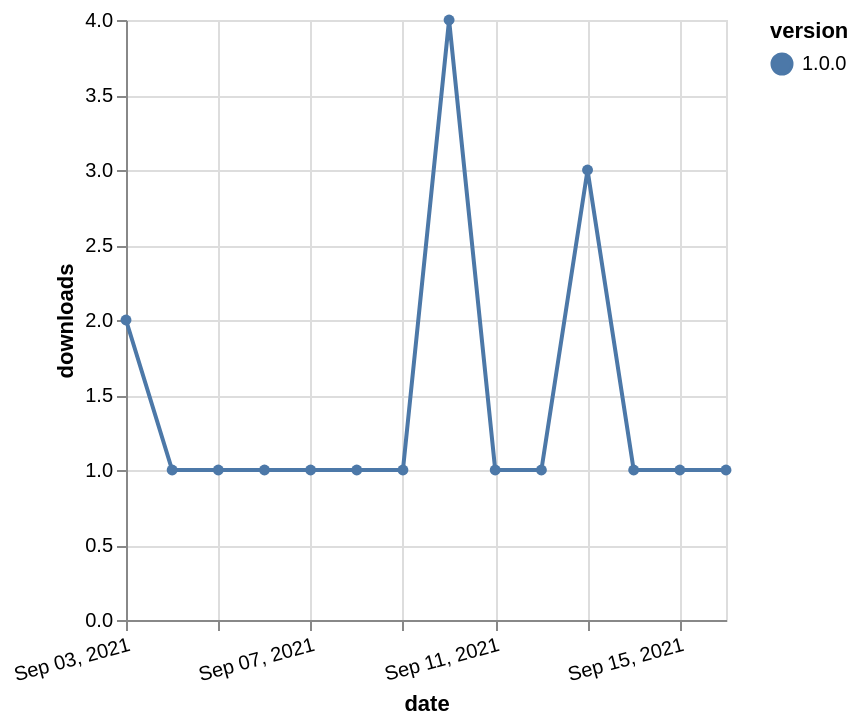

This figure's Vega-Lite source:
### Vega-Lite specification from a JSON file in a GitHub repository (floating-point values rounded to 4 significant figures)
{"$schema": "https://vega.github.io/schema/vega-lite/v5.json", "description": "A simple bar chart with embedded data.", "data": {"values": [{"date": "2021-09-03", "total": 116, "delta": 2, "version": "1.0.0"}, {"date": "2021-09-04", "total": 117, "delta": 1, "version": "1.0.0"}, {"date": "2021-09-05", "total": 118, "delta": 1, "version": "1.0.0"}, {"date": "2021-09-06", "total": 119, "delta": 1, "version": "1.0.0"}, {"date": "2021-09-07", "total": 120, "delta": 1, "version": "1.0.0"}, {"date": "2021-09-08", "total": 121, "delta": 1, "version": "1.0.0"}, {"date": "2021-09-09", "total": 122, "delta": 1, "version": "1.0.0"}, {"date": "2021-09-10", "total": 126, "delta": 4, "version": "1.0.0"}, {"date": "2021-09-11", "total": 127, "delta": 1, "version": "1.0.0"}, {"date": "2021-09-12", "total": 128, "delta": 1, "version": "1.0.0"}, {"date": "2021-09-13", "total": 131, "delta": 3, "version": "1.0.0"}, {"date": "2021-09-14", "total": 132, "delta": 1, "version": "1.0.0"}, {"date": "2021-09-15", "total": 133, "delta": 1, "version": "1.0.0"}, {"date": "2021-09-16", "total": 134, "delta": 1, "version": "1.0.0"}]}, "width": "container", "mark": {"type": "line", "point": {"filled": true}}, "encoding": {"x": {"field": "date", "type": "temporal", "timeUnit": "yearmonthdate", "title": "date", "axis": {"labelAngle": -15}}, "y": {"field": "delta", "type": "quantitative", "title": "downloads"}, "color": {"field": "version", "type": "nominal"}, "tooltip": {"field": "delta"}}}
